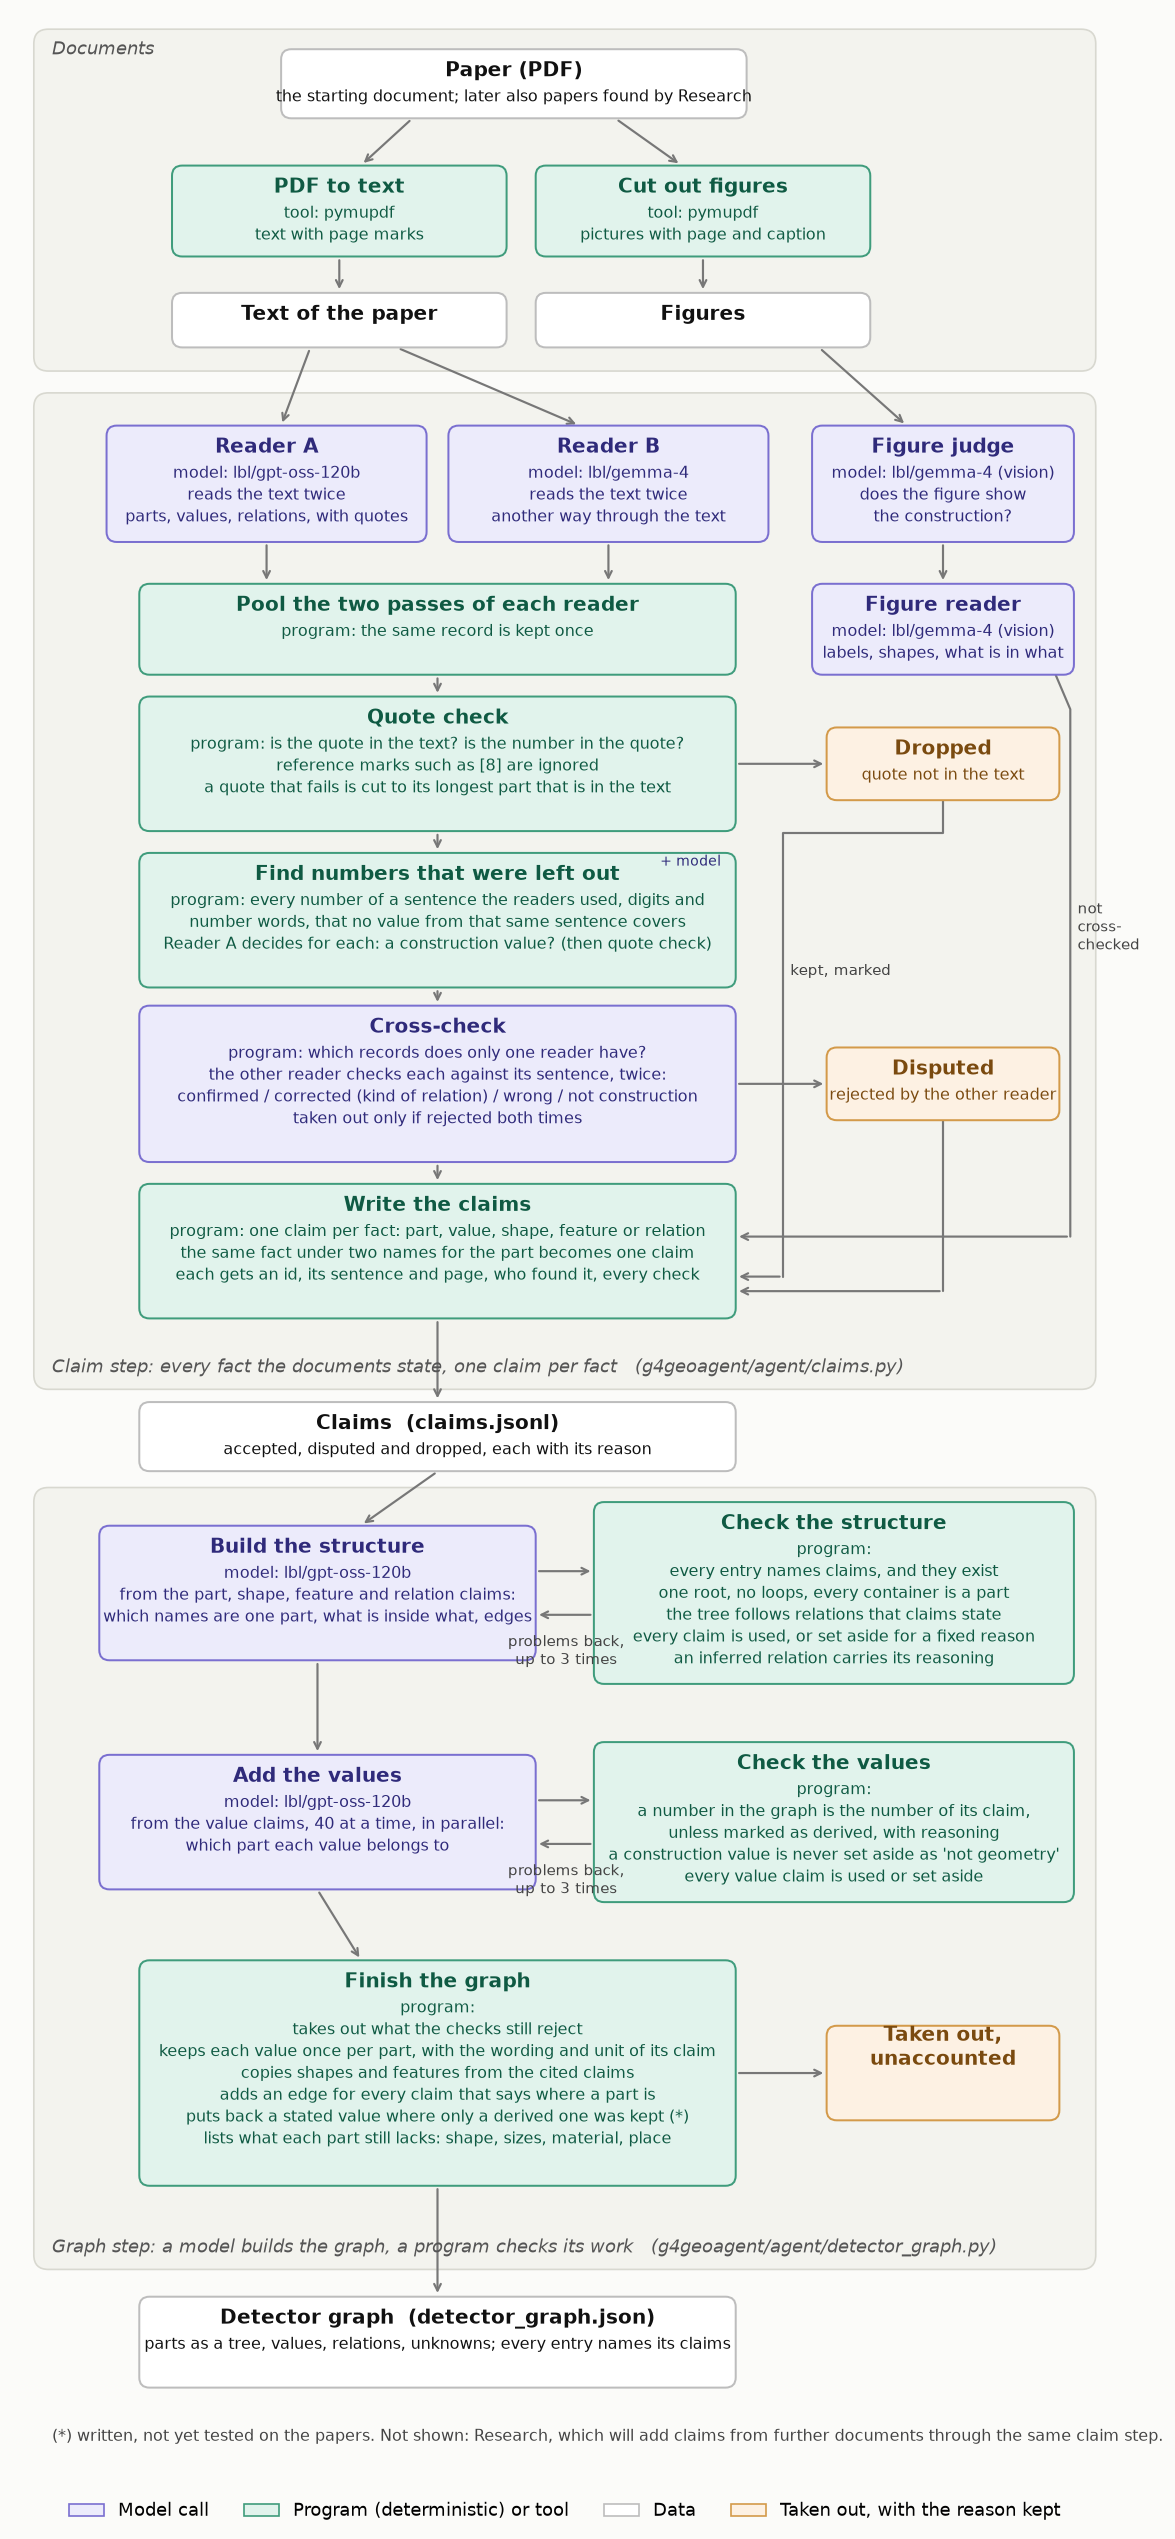

This chart was generated by the following Python code:
"""Draw the part of G4GeoAgent from the paper to the detector graph, with every program step and tool.

    python diagrams/claims_to_graph.py      writes diagrams/claims_to_graph.png and .svg

This is a close-up of the boxes Evidence folder, Readers, Compare, Agreed claims, Graph builder and
Detector graph of diagrams/architecture.png. It shows what the code in g4geoagent/agent/claims.py and
g4geoagent/agent/detector_graph.py does, step by step.
"""

from pathlib import Path

import matplotlib

matplotlib.use("Agg")
import matplotlib.pyplot as plt
from matplotlib.patches import FancyBboxPatch, Patch

HERE = Path(__file__).parent
STYLE = {   # kind: (fill, edge, text)
    "ai": ("#ecebfb", "#7a6fd0", "#2f2a7a"),
    "program": ("#e1f3ec", "#3f9c7c", "#0f5a43"),
    "data": ("#ffffff", "#bdbdbd", "#111111"),
    "out": ("#fdf1e3", "#d39a4a", "#7a4a0f"),
}
GREY = "#777777"
fig, ax = plt.subplots(figsize=(13.5, 27))


def box(cx, cy, w, h, title, lines=(), kind="program", dashed=False):
    fill, edge, text = STYLE[kind]
    ax.add_patch(FancyBboxPatch((cx - w / 2, cy - h / 2), w, h, boxstyle="round,pad=0,rounding_size=0.14",
                                facecolor=fill, edgecolor=edge, linewidth=1.2, zorder=2,
                                linestyle=(0, (4, 2)) if dashed else "-"))
    top = cy + h / 2 - 0.30
    ax.text(cx, top, title, ha="center", va="center", fontsize=12, color=text, zorder=3, fontweight="bold")
    for i, line in enumerate(lines):
        ax.text(cx, top - 0.36 - 0.30 * i, line, ha="center", va="center", fontsize=9.3, color=text, zorder=3)


def arrow(points, label=None, at=None, ha="left"):
    xs, ys = zip(*points)
    ax.plot(xs[:-1], ys[:-1], color=GREY, linewidth=1.3, zorder=1, solid_capstyle="round")
    ax.annotate("", xy=points[-1], xytext=points[-2], zorder=1,
                arrowprops={"arrowstyle": "->", "color": GREY, "linewidth": 1.3})
    if label:
        x, y = at if at else ((xs[-2] + xs[-1]) / 2 + 0.15, (ys[-2] + ys[-1]) / 2)
        ax.text(x, y, label, ha=ha, va="center", fontsize=9, color="#444444", zorder=3)


def band(y_top, y_bottom, label, at_bottom=False):
    ax.add_patch(FancyBboxPatch((-0.6, y_bottom), 14.6, y_top - y_bottom, boxstyle="round,pad=0,rounding_size=0.2",
                                facecolor="#f3f3ee", edgecolor="#d8d8d0", linewidth=1.0, zorder=0))
    ax.text(-0.35, y_bottom + 0.3 if at_bottom else y_top - 0.28, label, ha="left", va="center", fontsize=11,
            color="#555555", style="italic")


C, W = 6.0, 6.4          # main column
R = 11.9                 # side column: what is taken out, and tools

# ------------------------------------------------------------------ documents
band(0.75, -3.95, "Documents")
box(C, 0, W, 0.95, "Paper (PDF)", ["the starting document; later also papers found by Research"], "data")
box(3.6, -1.75, 4.6, 1.25, "PDF to text", ["tool: pymupdf", "text with page marks"])
box(8.6, -1.75, 4.6, 1.25, "Cut out figures", ["tool: pymupdf", "pictures with page and caption"])
arrow([(4.6, -0.48), (3.9, -1.12)])
arrow([(7.4, -0.48), (8.3, -1.12)])
box(3.6, -3.25, 4.6, 0.75, "Text of the paper", kind="data")
box(8.6, -3.25, 4.6, 0.75, "Figures", kind="data")
arrow([(3.6, -2.38), (3.6, -2.87)])
arrow([(8.6, -2.38), (8.6, -2.87)])

# ------------------------------------------------------------------ claim step
band(-4.25, -17.95, "Claim step: every fact the documents state, one claim per fact   (g4geoagent/agent/claims.py)", True)
box(2.6, -5.5, 4.4, 1.6, "Reader A", ["model: lbl/gpt-oss-120b", "reads the text twice", "parts, values, relations, with quotes"], "ai")
box(7.3, -5.5, 4.4, 1.6, "Reader B", ["model: lbl/gemma-4", "reads the text twice", "another way through the text"], "ai")
arrow([(3.2, -3.63), (2.8, -4.7)])
arrow([(4.4, -3.63), (6.9, -4.7)])
box(C - 1.05, -7.5, 8.2, 1.25, "Pool the two passes of each reader", ["program: the same record is kept once"])
arrow([(2.6, -6.3), (2.6, -6.87)])
arrow([(7.3, -6.3), (7.3, -6.87)])
box(C - 1.05, -9.35, 8.2, 1.85, "Quote check",
    ["program: is the quote in the text? is the number in the quote?", "reference marks such as [8] are ignored",
     "a quote that fails is cut to its longest part that is in the text"])
arrow([(C - 1.05, -8.13), (C - 1.05, -8.42)])
box(R, -9.35, 3.2, 1.0, "Dropped", ["quote not in the text"], "out")
arrow([(C + 3.05, -9.35), (R - 1.6, -9.35)])

box(C - 1.05, -11.5, 8.2, 1.85, "Find numbers that were left out",
    ["program: every number of a sentence the readers used, digits and", "number words, that no value from that same sentence covers",
     "Reader A decides for each: a construction value? (then quote check)"], "program")
ax.text(C + 2.85, -10.75, "+ model", ha="right", fontsize=8.5, color=STYLE["ai"][2])
arrow([(C - 1.05, -10.28), (C - 1.05, -10.57)])
box(C - 1.05, -13.75, 8.2, 2.15, "Cross-check",
    ["program: which records does only one reader have?", "the other reader checks each against its sentence, twice:",
     "confirmed / corrected (kind of relation) / wrong / not construction", "taken out only if rejected both times"], "ai")
arrow([(C - 1.05, -12.43), (C - 1.05, -12.67)])
box(R, -13.75, 3.2, 1.0, "Disputed", ["rejected by the other reader"], "out")
arrow([(C + 3.05, -13.75), (R - 1.6, -13.75)])

box(R, -5.5, 3.6, 1.6, "Figure judge", ["model: lbl/gemma-4 (vision)", "does the figure show", "the construction?"], "ai")
box(R, -7.5, 3.6, 1.25, "Figure reader", ["model: lbl/gemma-4 (vision)", "labels, shapes, what is in what"], "ai")
arrow([(10.2, -3.63), (11.4, -4.7)])
arrow([(R, -6.3), (R, -6.87)])
arrow([(R + 1.55, -8.13), (R + 1.75, -8.6), (R + 1.75, -15.85), (C + 3.05, -15.85)],
      "not\ncross-\nchecked", at=(R + 1.85, -11.6))

box(C - 1.05, -16.05, 8.2, 1.85, "Write the claims",
    ["program: one claim per fact: part, value, shape, feature or relation",
     "the same fact under two names for the part becomes one claim",
     "each gets an id, its sentence and page, who found it, every check"])
arrow([(C - 1.05, -14.83), (C - 1.05, -15.12)])
arrow([(R, -9.85), (R, -10.3), (R - 2.2, -10.3), (R - 2.2, -16.4), (C + 3.05, -16.4)], "kept, marked", at=(R - 2.1, -12.2))
arrow([(R, -14.25), (R, -16.6), (C + 3.05, -16.6)])

# ------------------------------------------------------------------ data between the steps
box(C - 1.05, -18.6, 8.2, 0.95, "Claims  (claims.jsonl)", ["accepted, disputed and dropped, each with its reason"], "data")
arrow([(C - 1.05, -16.98), (C - 1.05, -18.12)])

# ------------------------------------------------------------------ graph step
band(-19.3, -30.05, "Graph step: a model builds the graph, a program checks its work   (g4geoagent/agent/detector_graph.py)", True)
box(3.3, -20.75, 6.0, 1.85, "Build the structure", ["model: lbl/gpt-oss-120b", "from the part, shape, feature and relation claims:",
                                                  "which names are one part, what is inside what, edges"], "ai")
arrow([(C - 1.05, -19.08), (3.9, -19.82)])
box(10.4, -20.75, 6.6, 2.5, "Check the structure",
    ["program:", "every entry names claims, and they exist", "one root, no loops, every container is a part",
     "the tree follows relations that claims state", "every claim is used, or set aside for a fixed reason",
     "an inferred relation carries its reasoning"])
arrow([(6.3, -20.45), (7.1, -20.45)])
arrow([(7.1, -21.05), (6.3, -21.05)], "problems back,\nup to 3 times", at=(6.72, -21.55), ha="center")

box(3.3, -23.9, 6.0, 1.85, "Add the values", ["model: lbl/gpt-oss-120b", "from the value claims, 40 at a time, in parallel:",
                                              "which part each value belongs to"], "ai")
arrow([(3.3, -21.68), (3.3, -22.97)])
box(10.4, -23.9, 6.6, 2.2, "Check the values",
    ["program:", "a number in the graph is the number of its claim,", "unless marked as derived, with reasoning",
     "a construction value is never set aside as 'not geometry'", "every value claim is used or set aside"])
arrow([(6.3, -23.6), (7.1, -23.6)])
arrow([(7.1, -24.2), (6.3, -24.2)], "problems back,\nup to 3 times", at=(6.72, -24.7), ha="center")

box(C - 1.05, -27.35, 8.2, 3.1, "Finish the graph",
    ["program:", "takes out what the checks still reject", "keeps each value once per part, with the wording and unit of its claim",
     "copies shapes and features from the cited claims", "adds an edge for every claim that says where a part is",
     "puts back a stated value where only a derived one was kept (*)", "lists what each part still lacks: shape, sizes, material, place"])
arrow([(3.3, -24.83), (3.9, -25.8)])
box(R, -27.35, 3.2, 1.3, "Taken out,\nunaccounted", [], "out")
arrow([(C + 3.05, -27.35), (R - 1.6, -27.35)])

box(C - 1.05, -31.05, 8.2, 1.25, "Detector graph  (detector_graph.json)",
    ["parts as a tree, values, relations, unknowns; every entry names its claims"], "data")
arrow([(C - 1.05, -28.9), (C - 1.05, -30.42)])

ax.text(-0.35, -32.35, "(*) written, not yet tested on the papers. Not shown: Research, which will add claims from further documents "
        "through the same claim step.", fontsize=9.5, color="#444444", va="center")
ax.legend(handles=[Patch(facecolor=STYLE[k][0], edgecolor=STYLE[k][1], label=n) for k, n in
                   (("ai", "Model call"), ("program", "Program (deterministic) or tool"), ("data", "Data"), ("out", "Taken out, with the reason kept"))],
          loc="lower center", bbox_to_anchor=(0.5, -0.012), ncol=4, frameon=False, fontsize=10.5)
ax.set_xlim(-0.9, 14.3)
ax.set_ylim(-33.3, 1.0)
ax.set_aspect("equal")
ax.axis("off")
fig.patch.set_facecolor("#fbfbf9")
for suffix in ("png", "svg"):
    fig.savefig(HERE / f"claims_to_graph.{suffix}", dpi=120, bbox_inches="tight", facecolor=fig.get_facecolor())
print("wrote", HERE / "claims_to_graph.png")
